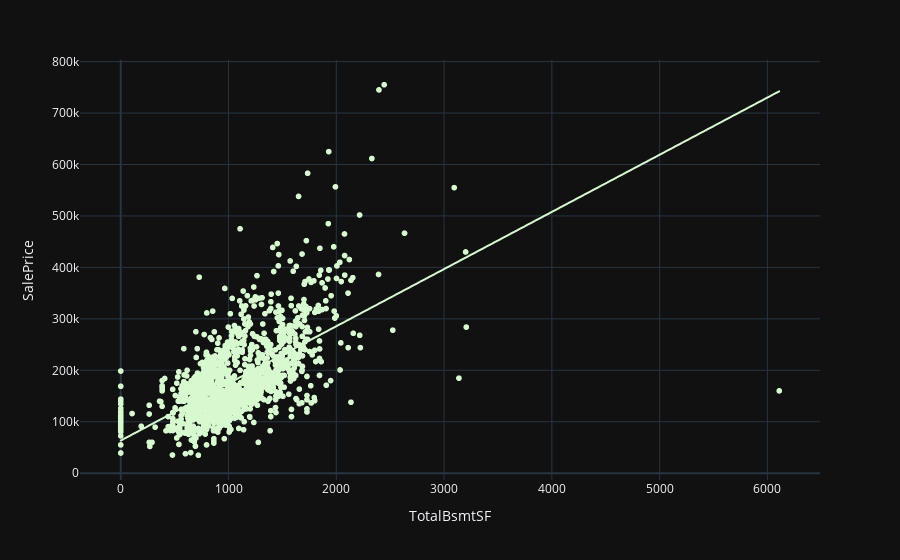

The cell this chart's notebook holds for it:
### Code cell
px.scatter(train,train.TotalBsmtSF,'SalePrice',trendline='ols',color_discrete_sequence=px.colors.sequential.algae).update_layout(template='plotly_dark')

### Figure 1 — Plotly figure (JSON) as saved in the notebook; plotly's stock layout.template omitted (floating-point values rounded to 4 significant figures; data arrays with more than 128 entries replaced by an {"elided": "..."} marker saying what was removed)
{"data": [{"hovertemplate": "TotalBsmtSF=%{x}<br>SalePrice=%{y}<extra></extra>", "legendgroup": "", "marker": {"color": "rgb(214, 249, 207)", "symbol": "circle"}, "mode": "markers", "name": "", "showlegend": false, "type": "scattergl", "x": {"elided": "1460 int values"}, "xaxis": "x", "y": {"elided": "1460 int values"}, "yaxis": "y"}, {"hovertemplate": "<b>OLS trendline</b><br>SalePrice = 111.11 * TotalBsmtSF + 63430.6<br>R<sup>2</sup>=0.376481<br><br>TotalBsmtSF=%{x}<br>SalePrice=%{y} <b>(trend)</b><extra></extra>", "legendgroup": "", "marker": {"color": "rgb(214, 249, 207)", "symbol": "circle"}, "mode": "lines", "name": "", "showlegend": false, "type": "scattergl", "x": {"elided": "1460 int values"}, "xaxis": "x", "y": {"elided": "1460 float values"}, "yaxis": "y"}], "layout": {"legend": {"tracegroupgap": 0}, "margin": {"t": 60}, "xaxis": {"anchor": "y", "domain": [0, 1], "title": {"text": "TotalBsmtSF"}}, "yaxis": {"anchor": "x", "domain": [0, 1], "title": {"text": "SalePrice"}}}}
